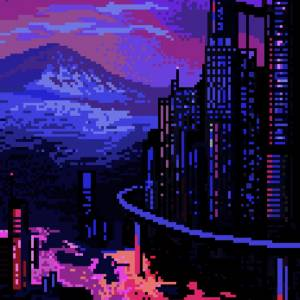
#> input picture haha.jpeg, 300 x 300 px, found by its file name
$ python tugas2a3.py
#> lines starting #> are read from the running program, lines starting #| are printed output that depends on the picture
import numpy as np
import cv2 as cv
img1 = cv.imread('haha.jpeg')
#> img1 is the input picture: shape (300, 300, 3); mean B, G, R 87.3, 27.9, 47.8
img2 = cv.imread('haha2.jpeg')
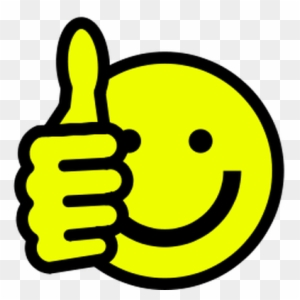
#> input picture haha2.jpeg, 300 x 300 px, found by its file name
#> img2 is the input picture: shape (300, 300, 3); mean B, G, R 101.7, 197.5, 191.9
dst = cv.addWeighted(img1,0.7,img2,0.3,0)
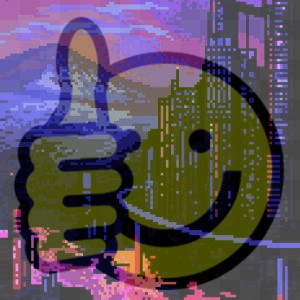
#> dst: shape (300, 300, 3); mean B, G, R 91.6, 78.8, 91
cv.imshow('dst',dst)
cv.waitKey(0)
cv.destroyAllWindows()
